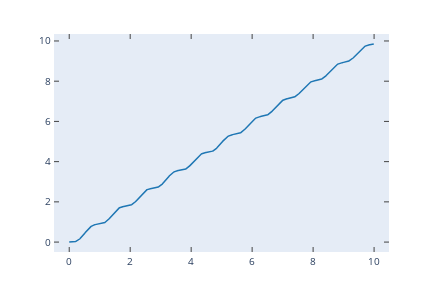

The notebook cell saved with this chart:
### Markdown cell above
Konprobazioa

### Code cell
t = np.r_[0:10:0.01]
gitxia = ct.feedback(Kp*g,1)
response = ct.step_response(gitxia/s,t)
plt.plot(response.time,response.outputs)
f=plt.gcf();py.iplot_mpl(f)

### Figure 1 — Plotly figure (JSON) as saved in the notebook; plotly's stock layout.template omitted (floating-point values rounded to 4 significant figures; data arrays with more than 128 entries replaced by an {"elided": "..."} marker saying what was removed)
{"data": [{"line": {"color": "rgba (31, 119, 180, 1)", "dash": "solid", "width": 1.5}, "mode": "lines", "name": "_line0", "type": "scatter", "x": {"elided": "1000 float values"}, "xaxis": "x", "y": {"elided": "1000 float values"}, "yaxis": "y"}], "layout": {"autosize": false, "height": 288, "hovermode": "closest", "margin": {"b": 36, "l": 54, "pad": 0, "r": 43, "t": 34}, "showlegend": false, "width": 432, "xaxis": {"anchor": "y", "domain": [0, 1], "mirror": "ticks", "nticks": 8, "range": [-0.4995, 10.49], "showgrid": false, "showline": true, "side": "bottom", "tickfont": {"size": 10}, "ticks": "inside", "type": "linear", "zeroline": false}, "yaxis": {"anchor": "x", "domain": [0, 1], "mirror": "ticks", "nticks": 8, "range": [-0.4927, 10.35], "showgrid": false, "showline": true, "side": "left", "tickfont": {"size": 10}, "ticks": "inside", "type": "linear", "zeroline": false}}}
